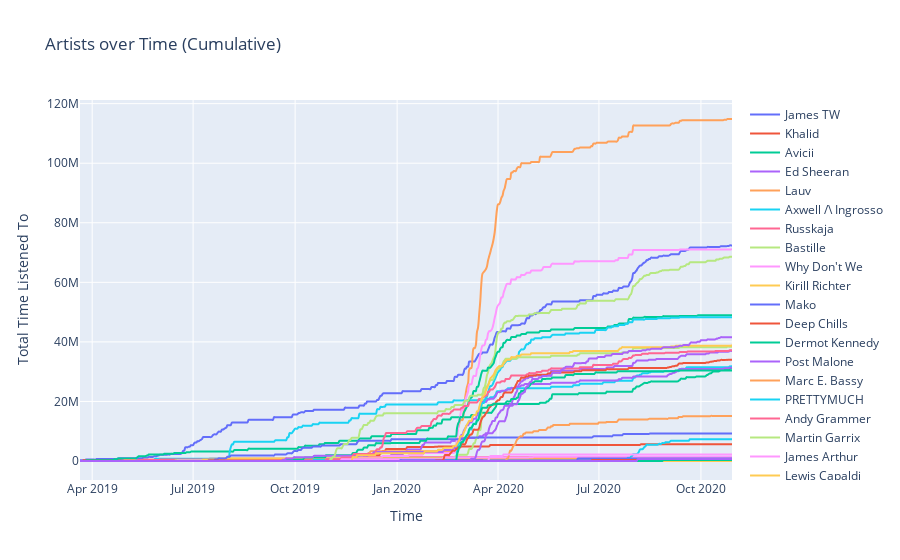
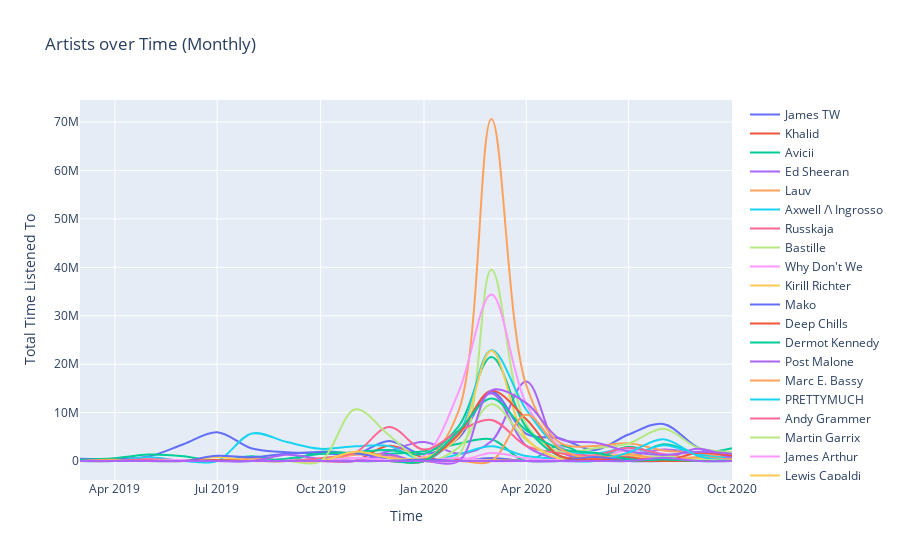
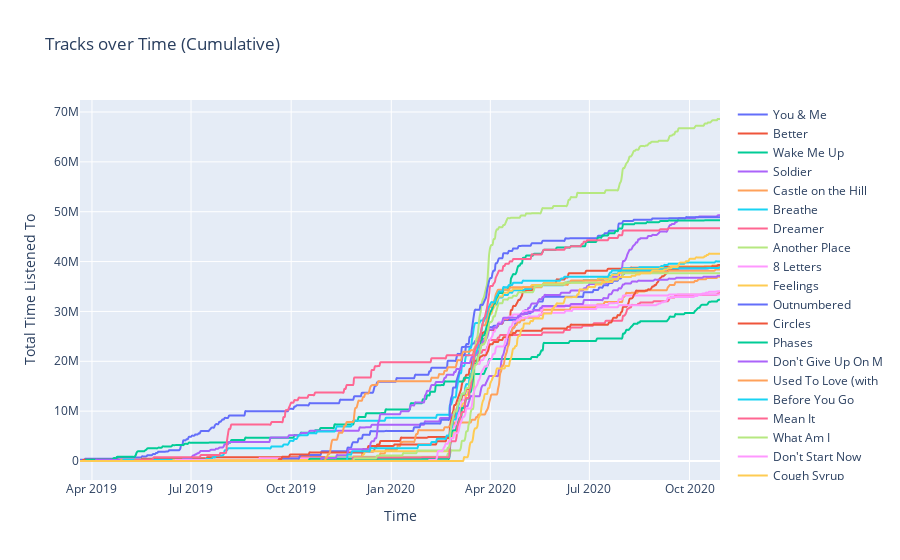
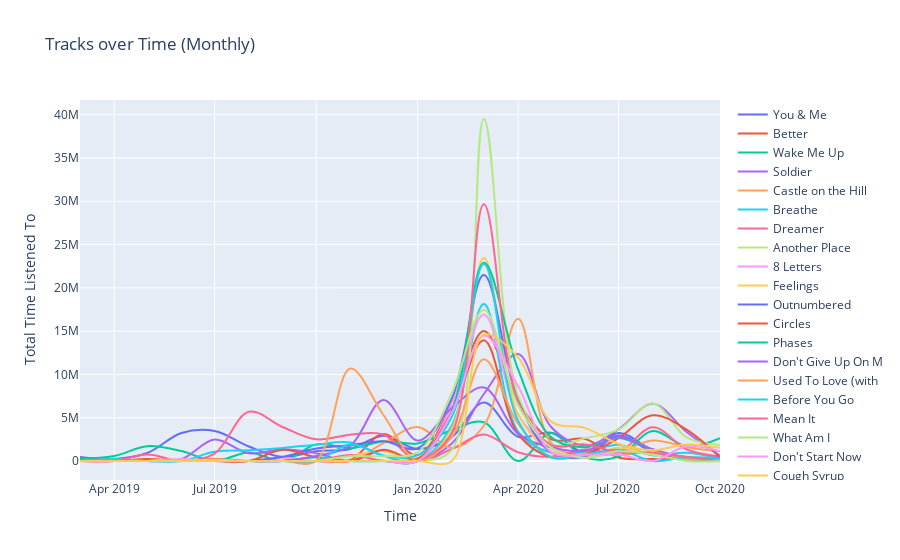

Notebook code cell kept with these figures, in order:
### Code cell
artists_cum, artists_mon = get_data(artist_tracker)
tracks_cum, tracks_mon = get_data(track_tracker)

plot_tracker(artists_cum, 'Artists over Time (Cumulative)')
plot_tracker(artists_mon, 'Artists over Time (Monthly)')
plot_tracker(tracks_cum, 'Tracks over Time (Cumulative)')
plot_tracker(tracks_mon, 'Tracks over Time (Monthly)')

### Figure 1 — Plotly figure (JSON) as saved in the notebook; plotly's stock layout.template omitted (floating-point values rounded to 4 significant figures; data arrays with more than 128 entries replaced by an {"elided": "..."} marker saying what was removed)
{"data": [{"line": {"shape": "spline"}, "name": "James TW", "type": "scatter", "x": {"elided": "589 str values"}, "y": {"elided": "589 int values"}}, {"line": {"shape": "spline"}, "name": "Khalid", "type": "scatter", "x": {"elided": "589 str values"}, "y": {"elided": "589 int values"}}, {"line": {"shape": "spline"}, "name": "Avicii", "type": "scatter", "x": {"elided": "589 str values"}, "y": {"elided": "589 int values"}}, {"line": {"shape": "spline"}, "name": "Ed Sheeran", "type": "scatter", "x": {"elided": "589 str values"}, "y": {"elided": "589 int values"}}, {"line": {"shape": "spline"}, "name": "Lauv", "type": "scatter", "x": {"elided": "589 str values"}, "y": {"elided": "589 int values"}}, {"line": {"shape": "spline"}, "name": "Axwell /\\ Ingrosso", "type": "scatter", "x": {"elided": "589 str values"}, "y": {"elided": "589 int values"}}, {"line": {"shape": "spline"}, "name": "Russkaja", "type": "scatter", "x": {"elided": "589 str values"}, "y": {"elided": "589 int values"}}, {"line": {"shape": "spline"}, "name": "Bastille", "type": "scatter", "x": {"elided": "589 str values"}, "y": {"elided": "589 int values"}}, {"line": {"shape": "spline"}, "name": "Why Don't We", "type": "scatter", "x": {"elided": "589 str values"}, "y": {"elided": "589 int values"}}, {"line": {"shape": "spline"}, "name": "Kirill Richter", "type": "scatter", "x": {"elided": "589 str values"}, "y": {"elided": "589 int values"}}, {"line": {"shape": "spline"}, "name": "Mako", "type": "scatter", "x": {"elided": "589 str values"}, "y": {"elided": "589 int values"}}, {"line": {"shape": "spline"}, "name": "Deep Chills", "type": "scatter", "x": {"elided": "589 str values"}, "y": {"elided": "589 int values"}}, {"line": {"shape": "spline"}, "name": "Dermot Kennedy", "type": "scatter", "x": {"elided": "589 str values"}, "y": {"elided": "589 int values"}}, {"line": {"shape": "spline"}, "name": "Post Malone", "type": "scatter", "x": {"elided": "589 str values"}, "y": {"elided": "589 int values"}}, {"line": {"shape": "spline"}, "name": "Marc E. Bassy", "type": "scatter", "x": {"elided": "589 str values"}, "y": {"elided": "589 int values"}}, {"line": {"shape": "spline"}, "name": "PRETTYMUCH", "type": "scatter", "x": {"elided": "589 str values"}, "y": {"elided": "589 int values"}}, {"line": {"shape": "spline"}, "name": "Andy Grammer", "type": "scatter", "x": {"elided": "589 str values"}, "y": {"elided": "589 int values"}}, {"line": {"shape": "spline"}, "name": "Martin Garrix", "type": "scatter", "x": {"elided": "589 str values"}, "y": {"elided": "589 int values"}}, {"line": {"shape": "spline"}, "name": "James Arthur", "type": "scatter", "x": {"elided": "589 str values"}, "y": {"elided": "589 int values"}}, {"line": {"shape": "spline"}, "name": "Lewis Capaldi", "type": "scatter", "x": {"elided": "589 str values"}, "y": {"elided": "589 int values"}}, {"line": {"shape": "spline"}, "name": "Snaer.", "type": "scatter", "x": {"elided": "589 str values"}, "y": {"elided": "589 int values"}}, {"line": {"shape": "spline"}, "name": "Dua Lipa", "type": "scatter", "x": {"elided": "589 str values"}, "y": {"elided": "589 int values"}}, {"line": {"shape": "spline"}, "name": "Declan J Donovan", "type": "scatter", "x": {"elided": "589 str values"}, "y": {"elided": "589 int values"}}, {"line": {"shape": "spline"}, "name": "Young the Giant", "type": "scatter", "x": {"elided": "589 str values"}, "y": {"elided": "589 int values"}}, {"line": {"shape": "spline"}, "name": "Gavin DeGraw", "type": "scatter", "x": {"elided": "589 str values"}, "y": {"elided": "589 int values"}}, {"line": {"shape": "spline"}, "name": "WILDES", "type": "scatter", "x": {"elided": "589 str values"}, "y": {"elided": "589 int values"}}, {"line": {"shape": "spline"}, "name": "EDEN", "type": "scatter", "x": {"elided": "589 str values"}, "y": {"elided": "589 int values"}}, {"line": {"shape": "spline"}, "name": "Years & Years", "type": "scatter", "x": {"elided": "589 str values"}, "y": {"elided": "589 int values"}}, {"line": {"shape": "spline"}, "name": "Parachute", "type": "scatter", "x": {"elided": "589 str values"}, "y": {"elided": "589 int values"}}, {"line": {"shape": "spline"}, "name": "Mac Miller", "type": "scatter", "x": {"elided": "589 str values"}, "y": {"elided": "589 int values"}}, {"line": {"shape": "spline"}, "name": "OneRepublic", "type": "scatter", "x": {"elided": "589 str values"}, "y": {"elided": "589 int values"}}, {"line": {"shape": "spline"}, "name": "Trippie Redd", "type": "scatter", "x": {"elided": "589 str values"}, "y": {"elided": "589 int values"}}, {"line": {"shape": "spline"}, "name": "Wyn Starks", "type": "scatter", "x": {"elided": "589 str values"}, "y": {"elided": "589 int values"}}, {"line": {"shape": "spline"}, "name": "Lakelands", "type": "scatter", "x": {"elided": "589 str values"}, "y": {"elided": "589 int values"}}], "layout": {"font": {"size": 12}, "title": {"text": "Artists over Time (Cumulative)"}, "xaxis": {"title": {"text": "Time"}}, "yaxis": {"title": {"text": "Total Time Listened To"}}}}

### Figure 2 — Plotly figure (JSON) as saved in the notebook; plotly's stock layout.template omitted (floating-point values rounded to 4 significant figures)
{"data": [{"line": {"shape": "spline"}, "name": "James TW", "type": "scatter", "x": ["2019-03", "2019-04", "2019-05", "2019-06", "2019-07", "2019-08", "2019-09", "2019-10", "2019-11", "2019-12", "2020-01", "2020-02", "2020-03", "2020-04", "2020-05", "2020-06", "2020-07", "2020-08", "2020-09", "2020-10"], "y": [463306, 456373, 925047, 3457938, 5937692, 2574800, 1811626, 1601606, 1389918, 4130046, 1389918, 4803660, 14329261, 5612090, 4655698, 2283240, 5476300, 7665935, 2710272, 732814]}, {"line": {"shape": "spline"}, "name": "Khalid", "type": "scatter", "x": ["2019-03", "2019-04", "2019-05", "2019-06", "2019-07", "2019-08", "2019-09", "2019-10", "2019-11", "2019-12", "2020-01", "2020-02", "2020-03", "2020-04", "2020-05", "2020-06", "2020-07", "2020-08", "2020-09", "2020-10"], "y": [229320, 0, 229320, 72551, 230578, 0, 0, 0, 108054, 3130200, 687960, 218487, 490643, 0, 0, 0, 0, 229320, 0, 0]}, {"line": {"shape": "spline"}, "name": "Avicii", "type": "scatter", "x": ["2019-03", "2019-04", "2019-05", "2019-06", "2019-07", "2019-08", "2019-09", "2019-10", "2019-11", "2019-12", "2020-01", "2020-02", "2020-03", "2020-04", "2020-05", "2020-06", "2020-07", "2020-08", "2020-09", "2020-10"], "y": [247426, 583982, 1337322, 989704, 0, 989704, 0, 1915524, 1493820, 1517091, 2034762, 3575301, 4477740, 4968, 3219374, 388456, 499386, 3453498, 1668549, 2638284]}, {"line": {"shape": "spline"}, "name": "Ed Sheeran", "type": "scatter", "x": ["2019-03", "2019-04", "2019-05", "2019-06", "2019-07", "2019-08", "2019-09", "2019-10", "2019-11", "2019-12", "2020-01", "2020-02", "2020-03", "2020-04", "2020-05", "2020-06", "2020-07", "2020-08", "2020-09", "2020-10"], "y": [0, 192332, 0, 0, 0, 0, 0, 0, 0, 2059812, 3938610, 1530519, 4072918, 16428574, 2098950, 534252, 1044612, 2368790, 1586582, 1121693]}, {"line": {"shape": "spline"}, "name": "Lauv", "type": "scatter", "x": ["2019-03", "2019-04", "2019-05", "2019-06", "2019-07", "2019-08", "2019-09", "2019-10", "2019-11", "2019-12", "2020-01", "2020-02", "2020-03", "2020-04", "2020-05", "2020-06", "2020-07", "2020-08", "2020-09", "2020-10"], "y": [0, 237810, 0, 0, 0, 475620, 61112, 0, 1267398, 1201458, 6963, 10479102, 70640387, 15644736, 3762706, 3097594, 3652186, 2176720, 1706035, 436327]}, {"line": {"shape": "spline"}, "name": "Axwell /\\ Ingrosso", "type": "scatter", "x": ["2019-03", "2019-04", "2019-05", "2019-06", "2019-07", "2019-08", "2019-09", "2019-10", "2019-11", "2019-12", "2020-01", "2020-02", "2020-03", "2020-04", "2020-05", "2020-06", "2020-07", "2020-08", "2020-09", "2020-10"], "y": [0, 0, 760310, 0, 0, 5690846, 3904788, 2511470, 3027201, 3069540, 11280, 1381191, 3061408, 1011320, 502294, 1004588, 1004590, 3246672, 1326430, 509843]}, {"line": {"shape": "spline"}, "name": "Russkaja", "type": "scatter", "x": ["2019-03", "2019-04", "2019-05", "2019-06", "2019-07", "2019-08", "2019-09", "2019-10", "2019-11", "2019-12", "2020-01", "2020-02", "2020-03", "2020-04", "2020-05", "2020-06", "2020-07", "2020-08", "2020-09", "2020-10"], "y": [0, 0, 370975, 155157, 5546, 3808, 0, 0, 0, 739959, 0, 9690, 0, 0, 3712, 0, 0, 11605, 0, 4929]}, {"line": {"shape": "spline"}, "name": "Bastille", "type": "scatter", "x": ["2019-03", "2019-04", "2019-05", "2019-06", "2019-07", "2019-08", "2019-09", "2019-10", "2019-11", "2019-12", "2020-01", "2020-02", "2020-03", "2020-04", "2020-05", "2020-06", "2020-07", "2020-08", "2020-09", "2020-10"], "y": [0, 0, 0, 212155, 0, 0, 0, 0, 640530, 0, 0, 1275603, 39505639, 7591102, 1907734, 2643016, 3613742, 6644478, 2706744, 1857655]}, {"line": {"shape": "spline"}, "name": "Why Don't We", "type": "scatter", "x": ["2019-03", "2019-04", "2019-05", "2019-06", "2019-07", "2019-08", "2019-09", "2019-10", "2019-11", "2019-12", "2020-01", "2020-02", "2020-03", "2020-04", "2020-05", "2020-06", "2020-07", "2020-08", "2020-09", "2020-10"], "y": [0, 0, 0, 190026, 0, 0, 380052, 0, 553995, 553995, 1009953, 14363913, 34387417, 11783826, 3055198, 761348, 2292604, 1498764, 192615, 191314]}, {"line": {"shape": "spline"}, "name": "Kirill Richter", "type": "scatter", "x": ["2019-03", "2019-04", "2019-05", "2019-06", "2019-07", "2019-08", "2019-09", "2019-10", "2019-11", "2019-12", "2020-01", "2020-02", "2020-03", "2020-04", "2020-05", "2020-06", "2020-07", "2020-08", "2020-09", "2020-10"], "y": [0, 0, 0, 0, 848895, 0, 0, 0, 0, 0, 0, 0, 0, 0, 0, 0, 0, 0, 0, 0]}, {"line": {"shape": "spline"}, "name": "Mako", "type": "scatter", "x": ["2019-03", "2019-04", "2019-05", "2019-06", "2019-07", "2019-08", "2019-09", "2019-10", "2019-11", "2019-12", "2020-01", "2020-02", "2020-03", "2020-04", "2020-05", "2020-06", "2020-07", "2020-08", "2020-09", "2020-10"], "y": [0, 0, 0, 0, 1067757, 753440, 1506882, 1883600, 1546950, 565080, 0, 0, 565080, 0, 15210, 381028, 772576, 188360, 0, 0]}, {"line": {"shape": "spline"}, "name": "Deep Chills", "type": "scatter", "x": ["2019-03", "2019-04", "2019-05", "2019-06", "2019-07", "2019-08", "2019-09", "2019-10", "2019-11", "2019-12", "2020-01", "2020-02", "2020-03", "2020-04", "2020-05", "2020-06", "2020-07", "2020-08", "2020-09", "2020-10"], "y": [0, 0, 0, 0, 163738, 0, 0, 0, 0, 0, 0, 0, 0, 0, 0, 0, 0, 0, 0, 0]}, {"line": {"shape": "spline"}, "name": "Dermot Kennedy", "type": "scatter", "x": ["2019-03", "2019-04", "2019-05", "2019-06", "2019-07", "2019-08", "2019-09", "2019-10", "2019-11", "2019-12", "2020-01", "2020-02", "2020-03", "2020-04", "2020-05", "2020-06", "2020-07", "2020-08", "2020-09", "2020-10"], "y": [0, 0, 0, 0, 0, 0, 491398, 1449291, 1830561, 2267652, 1474194, 7219410, 21488027, 6958296, 982796, 528244, 2953472, 998372, 270291, 0]}, {"line": {"shape": "spline"}, "name": "Post Malone", "type": "scatter", "x": ["2019-03", "2019-04", "2019-05", "2019-06", "2019-07", "2019-08", "2019-09", "2019-10", "2019-11", "2019-12", "2020-01", "2020-02", "2020-03", "2020-04", "2020-05", "2020-06", "2020-07", "2020-08", "2020-09", "2020-10"], "y": [0, 0, 0, 0, 0, 0, 1292980, 430560, 0, 1291680, 0, 5754102, 13935090, 3124930, 433484, 792664, 861120, 439058, 2554467, 432932]}, {"line": {"shape": "spline"}, "name": "Marc E. Bassy", "type": "scatter", "x": ["2019-03", "2019-04", "2019-05", "2019-06", "2019-07", "2019-08", "2019-09", "2019-10", "2019-11", "2019-12", "2020-01", "2020-02", "2020-03", "2020-04", "2020-05", "2020-06", "2020-07", "2020-08", "2020-09", "2020-10"], "y": [0, 0, 0, 0, 0, 0, 0, 436986, 0, 0, 0, 0, 169443, 0, 0, 0, 0, 0, 0, 0]}, {"line": {"shape": "spline"}, "name": "PRETTYMUCH", "type": "scatter", "x": ["2019-03", "2019-04", "2019-05", "2019-06", "2019-07", "2019-08", "2019-09", "2019-10", "2019-11", "2019-12", "2020-01", "2020-02", "2020-03", "2020-04", "2020-05", "2020-06", "2020-07", "2020-08", "2020-09", "2020-10"], "y": [0, 0, 0, 0, 0, 0, 0, 431518, 0, 0, 0, 5731725, 22895554, 10579204, 2736122, 1577538, 2664446, 1294554, 347653, 11996]}, {"line": {"shape": "spline"}, "name": "Andy Grammer", "type": "scatter", "x": ["2019-03", "2019-04", "2019-05", "2019-06", "2019-07", "2019-08", "2019-09", "2019-10", "2019-11", "2019-12", "2020-01", "2020-02", "2020-03", "2020-04", "2020-05", "2020-06", "2020-07", "2020-08", "2020-09", "2020-10"], "y": [0, 0, 0, 0, 0, 0, 0, 588561, 1765683, 7041132, 2354244, 6128361, 8490046, 3138994, 1590678, 1177122, 2746618, 1355408, 392374, 392794]}, {"line": {"shape": "spline"}, "name": "Martin Garrix", "type": "scatter", "x": ["2019-03", "2019-04", "2019-05", "2019-06", "2019-07", "2019-08", "2019-09", "2019-10", "2019-11", "2019-12", "2020-01", "2020-02", "2020-03", "2020-04", "2020-05", "2020-06", "2020-07", "2020-08", "2020-09", "2020-10"], "y": [0, 0, 0, 0, 0, 0, 0, 0, 10679592, 5317503, 0, 2812254, 11743968, 4302964, 483372, 863778, 686594, 1037739, 242306, 237222]}, {"line": {"shape": "spline"}, "name": "James Arthur", "type": "scatter", "x": ["2019-03", "2019-04", "2019-05", "2019-06", "2019-07", "2019-08", "2019-09", "2019-10", "2019-11", "2019-12", "2020-01", "2020-02", "2020-03", "2020-04", "2020-05", "2020-06", "2020-07", "2020-08", "2020-09", "2020-10"], "y": [0, 0, 0, 0, 0, 0, 0, 0, 597198, 0, 0, 597198, 0, 39676, 190726, 0, 0, 0, 0, 0]}, {"line": {"shape": "spline"}, "name": "Lewis Capaldi", "type": "scatter", "x": ["2019-03", "2019-04", "2019-05", "2019-06", "2019-07", "2019-08", "2019-09", "2019-10", "2019-11", "2019-12", "2020-01", "2020-02", "2020-03", "2020-04", "2020-05", "2020-06", "2020-07", "2020-08", "2020-09", "2020-10"], "y": [0, 0, 0, 0, 0, 0, 0, 0, 1935954, 645318, 645318, 5092932, 22759749, 4662840, 437014, 762114, 1293664, 0, 430212, 277521]}, {"line": {"shape": "spline"}, "name": "Snaer.", "type": "scatter", "x": ["2019-03", "2019-04", "2019-05", "2019-06", "2019-07", "2019-08", "2019-09", "2019-10", "2019-11", "2019-12", "2020-01", "2020-02", "2020-03", "2020-04", "2020-05", "2020-06", "2020-07", "2020-08", "2020-09", "2020-10"], "y": [0, 0, 0, 0, 0, 0, 0, 0, 0, 0, 291795, 0, 0, 0, 0, 0, 0, 0, 0, 0]}, {"line": {"shape": "spline"}, "name": "Dua Lipa", "type": "scatter", "x": ["2019-03", "2019-04", "2019-05", "2019-06", "2019-07", "2019-08", "2019-09", "2019-10", "2019-11", "2019-12", "2020-01", "2020-02", "2020-03", "2020-04", "2020-05", "2020-06", "2020-07", "2020-08", "2020-09", "2020-10"], "y": [0, 0, 0, 0, 0, 0, 0, 0, 0, 0, 0, 5584299, 14496072, 8640720, 1031404, 733160, 742200, 0, 1690779, 1109538]}, {"line": {"shape": "spline"}, "name": "Declan J Donovan", "type": "scatter", "x": ["2019-03", "2019-04", "2019-05", "2019-06", "2019-07", "2019-08", "2019-09", "2019-10", "2019-11", "2019-12", "2020-01", "2020-02", "2020-03", "2020-04", "2020-05", "2020-06", "2020-07", "2020-08", "2020-09", "2020-10"], "y": [0, 0, 0, 0, 0, 0, 0, 0, 0, 0, 0, 6319959, 12896280, 6317306, 2503138, 1716138, 404032, 0, 202273, 14457]}, {"line": {"shape": "spline"}, "name": "Young the Giant", "type": "scatter", "x": ["2019-03", "2019-04", "2019-05", "2019-06", "2019-07", "2019-08", "2019-09", "2019-10", "2019-11", "2019-12", "2020-01", "2020-02", "2020-03", "2020-04", "2020-05", "2020-06", "2020-07", "2020-08", "2020-09", "2020-10"], "y": [0, 0, 0, 0, 0, 0, 0, 0, 0, 0, 0, 0, 14595578, 11969662, 4548776, 3801950, 1996158, 1247600, 1908361, 1519049]}, {"line": {"shape": "spline"}, "name": "Gavin DeGraw", "type": "scatter", "x": ["2019-03", "2019-04", "2019-05", "2019-06", "2019-07", "2019-08", "2019-09", "2019-10", "2019-11", "2019-12", "2020-01", "2020-02", "2020-03", "2020-04", "2020-05", "2020-06", "2020-07", "2020-08", "2020-09", "2020-10"], "y": [0, 0, 0, 0, 0, 0, 0, 0, 0, 0, 0, 0, 0, 9550670, 2536632, 425232, 1422692, 214927, 846205, 155486]}, {"line": {"shape": "spline"}, "name": "WILDES", "type": "scatter", "x": ["2019-03", "2019-04", "2019-05", "2019-06", "2019-07", "2019-08", "2019-09", "2019-10", "2019-11", "2019-12", "2020-01", "2020-02", "2020-03", "2020-04", "2020-05", "2020-06", "2020-07", "2020-08", "2020-09", "2020-10"], "y": [0, 0, 0, 0, 0, 0, 0, 0, 0, 0, 0, 0, 0, 0, 0, 0, 1755330, 4514412, 1035792, 0]}, {"line": {"shape": "spline"}, "name": "EDEN", "type": "scatter", "x": ["2019-03", "2019-04", "2019-05", "2019-06", "2019-07", "2019-08", "2019-09", "2019-10", "2019-11", "2019-12", "2020-01", "2020-02", "2020-03", "2020-04", "2020-05", "2020-06", "2020-07", "2020-08", "2020-09", "2020-10"], "y": [0, 0, 0, 0, 0, 0, 0, 0, 0, 0, 0, 0, 0, 0, 0, 0, 19648, 0, 0, 0]}, {"line": {"shape": "spline"}, "name": "Years & Years", "type": "scatter", "x": ["2019-03", "2019-04", "2019-05", "2019-06", "2019-07", "2019-08", "2019-09", "2019-10", "2019-11", "2019-12", "2020-01", "2020-02", "2020-03", "2020-04", "2020-05", "2020-06", "2020-07", "2020-08", "2020-09", "2020-10"], "y": [0, 0, 0, 0, 0, 0, 0, 0, 0, 0, 0, 0, 48830, 0, 0, 0, 0, 0, 233228, 0]}, {"line": {"shape": "spline"}, "name": "Parachute", "type": "scatter", "x": ["2019-03", "2019-04", "2019-05", "2019-06", "2019-07", "2019-08", "2019-09", "2019-10", "2019-11", "2019-12", "2020-01", "2020-02", "2020-03", "2020-04", "2020-05", "2020-06", "2020-07", "2020-08", "2020-09", "2020-10"], "y": [0, 0, 0, 0, 0, 0, 0, 0, 0, 0, 0, 0, 1638156, 546052, 0, 0, 0, 0, 0, 0]}, {"line": {"shape": "spline"}, "name": "Mac Miller", "type": "scatter", "x": ["2019-03", "2019-04", "2019-05", "2019-06", "2019-07", "2019-08", "2019-09", "2019-10", "2019-11", "2019-12", "2020-01", "2020-02", "2020-03", "2020-04", "2020-05", "2020-06", "2020-07", "2020-08", "2020-09", "2020-10"], "y": [0, 0, 0, 0, 0, 0, 0, 0, 0, 0, 0, 0, 0, 1624, 0, 0, 0, 0, 0, 0]}, {"line": {"shape": "spline"}, "name": "OneRepublic", "type": "scatter", "x": ["2019-03", "2019-04", "2019-05", "2019-06", "2019-07", "2019-08", "2019-09", "2019-10", "2019-11", "2019-12", "2020-01", "2020-02", "2020-03", "2020-04", "2020-05", "2020-06", "2020-07", "2020-08", "2020-09", "2020-10"], "y": [0, 0, 0, 0, 0, 0, 0, 0, 0, 0, 0, 0, 0, 0, 0, 817544, 0, 0, 0, 0]}, {"line": {"shape": "spline"}, "name": "Trippie Redd", "type": "scatter", "x": ["2019-03", "2019-04", "2019-05", "2019-06", "2019-07", "2019-08", "2019-09", "2019-10", "2019-11", "2019-12", "2020-01", "2020-02", "2020-03", "2020-04", "2020-05", "2020-06", "2020-07", "2020-08", "2020-09", "2020-10"], "y": [0, 0, 0, 0, 0, 0, 0, 0, 0, 0, 0, 0, 0, 0, 0, 336000, 0, 0, 0, 0]}, {"line": {"shape": "spline"}, "name": "Wyn Starks", "type": "scatter", "x": ["2019-03", "2019-04", "2019-05", "2019-06", "2019-07", "2019-08", "2019-09", "2019-10", "2019-11", "2019-12", "2020-01", "2020-02", "2020-03", "2020-04", "2020-05", "2020-06", "2020-07", "2020-08", "2020-09", "2020-10"], "y": [0, 0, 0, 0, 0, 0, 0, 0, 0, 0, 0, 0, 0, 0, 0, 0, 0, 335524, 0, 0]}, {"line": {"shape": "spline"}, "name": "Lakelands", "type": "scatter", "x": ["2019-03", "2019-04", "2019-05", "2019-06", "2019-07", "2019-08", "2019-09", "2019-10", "2019-11", "2019-12", "2020-01", "2020-02", "2020-03", "2020-04", "2020-05", "2020-06", "2020-07", "2020-08", "2020-09", "2020-10"], "y": [0, 0, 0, 0, 0, 0, 0, 0, 0, 0, 0, 0, 0, 0, 0, 0, 0, 661800, 0, 0]}], "layout": {"font": {"size": 12}, "title": {"text": "Artists over Time (Monthly)"}, "xaxis": {"title": {"text": "Time"}}, "yaxis": {"title": {"text": "Total Time Listened To"}}}}

### Figure 3 — Plotly figure (JSON) as saved in the notebook; plotly's stock layout.template omitted (floating-point values rounded to 4 significant figures; data arrays with more than 128 entries replaced by an {"elided": "..."} marker saying what was removed)
{"data": [{"line": {"shape": "spline"}, "name": "You & Me", "type": "scatter", "x": {"elided": "589 str values"}, "y": {"elided": "589 int values"}}, {"line": {"shape": "spline"}, "name": "Better", "type": "scatter", "x": {"elided": "589 str values"}, "y": {"elided": "589 int values"}}, {"line": {"shape": "spline"}, "name": "Wake Me Up", "type": "scatter", "x": {"elided": "589 str values"}, "y": {"elided": "589 int values"}}, {"line": {"shape": "spline"}, "name": "Soldier", "type": "scatter", "x": {"elided": "589 str values"}, "y": {"elided": "589 int values"}}, {"line": {"shape": "spline"}, "name": "Castle on the Hill", "type": "scatter", "x": {"elided": "589 str values"}, "y": {"elided": "589 int values"}}, {"line": {"shape": "spline"}, "name": "Breathe", "type": "scatter", "x": {"elided": "589 str values"}, "y": {"elided": "589 int values"}}, {"line": {"shape": "spline"}, "name": "Dreamer", "type": "scatter", "x": {"elided": "589 str values"}, "y": {"elided": "589 int values"}}, {"line": {"shape": "spline"}, "name": "Another Place", "type": "scatter", "x": {"elided": "589 str values"}, "y": {"elided": "589 int values"}}, {"line": {"shape": "spline"}, "name": "8 Letters", "type": "scatter", "x": {"elided": "589 str values"}, "y": {"elided": "589 int values"}}, {"line": {"shape": "spline"}, "name": "Feelings", "type": "scatter", "x": {"elided": "589 str values"}, "y": {"elided": "589 int values"}}, {"line": {"shape": "spline"}, "name": "Outnumbered", "type": "scatter", "x": {"elided": "589 str values"}, "y": {"elided": "589 int values"}}, {"line": {"shape": "spline"}, "name": "Circles", "type": "scatter", "x": {"elided": "589 str values"}, "y": {"elided": "589 int values"}}, {"line": {"shape": "spline"}, "name": "Phases", "type": "scatter", "x": {"elided": "589 str values"}, "y": {"elided": "589 int values"}}, {"line": {"shape": "spline"}, "name": "Don't Give Up On M", "type": "scatter", "x": {"elided": "589 str values"}, "y": {"elided": "589 int values"}}, {"line": {"shape": "spline"}, "name": "Used To Love (with", "type": "scatter", "x": {"elided": "589 str values"}, "y": {"elided": "589 int values"}}, {"line": {"shape": "spline"}, "name": "Before You Go", "type": "scatter", "x": {"elided": "589 str values"}, "y": {"elided": "589 int values"}}, {"line": {"shape": "spline"}, "name": "Mean It", "type": "scatter", "x": {"elided": "589 str values"}, "y": {"elided": "589 int values"}}, {"line": {"shape": "spline"}, "name": "What Am I", "type": "scatter", "x": {"elided": "589 str values"}, "y": {"elided": "589 int values"}}, {"line": {"shape": "spline"}, "name": "Don't Start Now", "type": "scatter", "x": {"elided": "589 str values"}, "y": {"elided": "589 int values"}}, {"line": {"shape": "spline"}, "name": "Cough Syrup", "type": "scatter", "x": {"elided": "589 str values"}, "y": {"elided": "589 int values"}}], "layout": {"font": {"size": 12}, "title": {"text": "Tracks over Time (Cumulative)"}, "xaxis": {"title": {"text": "Time"}}, "yaxis": {"title": {"text": "Total Time Listened To"}}}}

### Figure 4 — Plotly figure (JSON) as saved in the notebook; plotly's stock layout.template omitted (floating-point values rounded to 4 significant figures)
{"data": [{"line": {"shape": "spline"}, "name": "You & Me", "type": "scatter", "x": ["2019-03", "2019-04", "2019-05", "2019-06", "2019-07", "2019-08", "2019-09", "2019-10", "2019-11", "2019-12", "2020-01", "2020-02", "2020-03", "2020-04", "2020-05", "2020-06", "2020-07", "2020-08", "2020-09", "2020-10"], "y": [463306, 231653, 925047, 3233218, 3467005, 1675880, 463306, 1139712, 1389918, 2930664, 1389918, 2779836, 6757649, 2809842, 3264030, 928840, 3242472, 1275116, 231653, 285362]}, {"line": {"shape": "spline"}, "name": "Better", "type": "scatter", "x": ["2019-03", "2019-04", "2019-05", "2019-06", "2019-07", "2019-08", "2019-09", "2019-10", "2019-11", "2019-12", "2020-01", "2020-02", "2020-03", "2020-04", "2020-05", "2020-06", "2020-07", "2020-08", "2020-09", "2020-10"], "y": [229320, 0, 229320, 72551, 230578, 0, 0, 0, 108054, 3130200, 687960, 6538446, 15025079, 6863358, 2503138, 2533682, 404032, 229320, 202273, 14457]}, {"line": {"shape": "spline"}, "name": "Wake Me Up", "type": "scatter", "x": ["2019-03", "2019-04", "2019-05", "2019-06", "2019-07", "2019-08", "2019-09", "2019-10", "2019-11", "2019-12", "2020-01", "2020-02", "2020-03", "2020-04", "2020-05", "2020-06", "2020-07", "2020-08", "2020-09", "2020-10"], "y": [247426, 583982, 1708297, 1144861, 5546, 993512, 0, 1915524, 1493820, 2257050, 2034762, 3584991, 4477740, 4968, 3223086, 388456, 499386, 3465103, 1668549, 2643213]}, {"line": {"shape": "spline"}, "name": "Soldier", "type": "scatter", "x": ["2019-03", "2019-04", "2019-05", "2019-06", "2019-07", "2019-08", "2019-09", "2019-10", "2019-11", "2019-12", "2020-01", "2020-02", "2020-03", "2020-04", "2020-05", "2020-06", "2020-07", "2020-08", "2020-09", "2020-10"], "y": [0, 224720, 0, 224720, 2470687, 898920, 1348320, 898880, 0, 1199382, 0, 2023824, 7741055, 12352918, 3928300, 1779632, 3656520, 6605746, 3324824, 602938]}, {"line": {"shape": "spline"}, "name": "Castle on the Hill", "type": "scatter", "x": ["2019-03", "2019-04", "2019-05", "2019-06", "2019-07", "2019-08", "2019-09", "2019-10", "2019-11", "2019-12", "2020-01", "2020-02", "2020-03", "2020-04", "2020-05", "2020-06", "2020-07", "2020-08", "2020-09", "2020-10"], "y": [0, 192332, 0, 0, 0, 0, 0, 0, 0, 2059812, 3938610, 1530519, 4072918, 16428574, 2098950, 534252, 1044612, 2368790, 1586582, 1121693]}, {"line": {"shape": "spline"}, "name": "Breathe", "type": "scatter", "x": ["2019-03", "2019-04", "2019-05", "2019-06", "2019-07", "2019-08", "2019-09", "2019-10", "2019-11", "2019-12", "2020-01", "2020-02", "2020-03", "2020-04", "2020-05", "2020-06", "2020-07", "2020-08", "2020-09", "2020-10"], "y": [0, 237810, 0, 0, 1067757, 1229060, 1506882, 1883600, 2144148, 594462, 0, 4105158, 18140091, 3392284, 966382, 1043626, 1876510, 663980, 948879, 240073]}, {"line": {"shape": "spline"}, "name": "Dreamer", "type": "scatter", "x": ["2019-03", "2019-04", "2019-05", "2019-06", "2019-07", "2019-08", "2019-09", "2019-10", "2019-11", "2019-12", "2020-01", "2020-02", "2020-03", "2020-04", "2020-05", "2020-06", "2020-07", "2020-08", "2020-09", "2020-10"], "y": [0, 0, 760310, 0, 848895, 5690846, 3904788, 2511470, 3027201, 3069540, 11280, 1381191, 3061408, 1011320, 502294, 1340588, 1004590, 3908472, 1326430, 509843]}, {"line": {"shape": "spline"}, "name": "Another Place", "type": "scatter", "x": ["2019-03", "2019-04", "2019-05", "2019-06", "2019-07", "2019-08", "2019-09", "2019-10", "2019-11", "2019-12", "2020-01", "2020-02", "2020-03", "2020-04", "2020-05", "2020-06", "2020-07", "2020-08", "2020-09", "2020-10"], "y": [0, 0, 0, 212155, 0, 0, 0, 0, 640530, 0, 0, 1275603, 39505639, 7591102, 1907734, 2643016, 3613742, 6644478, 2706744, 1857655]}, {"line": {"shape": "spline"}, "name": "8 Letters", "type": "scatter", "x": ["2019-03", "2019-04", "2019-05", "2019-06", "2019-07", "2019-08", "2019-09", "2019-10", "2019-11", "2019-12", "2020-01", "2020-02", "2020-03", "2020-04", "2020-05", "2020-06", "2020-07", "2020-08", "2020-09", "2020-10"], "y": [0, 0, 0, 190026, 0, 0, 380052, 0, 0, 0, 0, 6527706, 16919367, 5346226, 1508452, 389464, 1173308, 760104, 190026, 190026]}, {"line": {"shape": "spline"}, "name": "Feelings", "type": "scatter", "x": ["2019-03", "2019-04", "2019-05", "2019-06", "2019-07", "2019-08", "2019-09", "2019-10", "2019-11", "2019-12", "2020-01", "2020-02", "2020-03", "2020-04", "2020-05", "2020-06", "2020-07", "2020-08", "2020-09", "2020-10"], "y": [0, 0, 0, 0, 163738, 0, 61112, 0, 568839, 1150350, 0, 3724416, 23443126, 5426880, 1139436, 526886, 1525922, 767076, 523819, 196254]}, {"line": {"shape": "spline"}, "name": "Outnumbered", "type": "scatter", "x": ["2019-03", "2019-04", "2019-05", "2019-06", "2019-07", "2019-08", "2019-09", "2019-10", "2019-11", "2019-12", "2020-01", "2020-02", "2020-03", "2020-04", "2020-05", "2020-06", "2020-07", "2020-08", "2020-09", "2020-10"], "y": [0, 0, 0, 0, 0, 0, 491398, 1449291, 1830561, 2267652, 1474194, 7219410, 21488027, 6958296, 982796, 528244, 2953472, 998372, 270291, 0]}, {"line": {"shape": "spline"}, "name": "Circles", "type": "scatter", "x": ["2019-03", "2019-04", "2019-05", "2019-06", "2019-07", "2019-08", "2019-09", "2019-10", "2019-11", "2019-12", "2020-01", "2020-02", "2020-03", "2020-04", "2020-05", "2020-06", "2020-07", "2020-08", "2020-09", "2020-10"], "y": [0, 0, 0, 0, 0, 0, 1292980, 430560, 0, 1291680, 291795, 5754102, 13935090, 3126554, 433484, 792664, 2636098, 5288994, 3590259, 432932]}, {"line": {"shape": "spline"}, "name": "Phases", "type": "scatter", "x": ["2019-03", "2019-04", "2019-05", "2019-06", "2019-07", "2019-08", "2019-09", "2019-10", "2019-11", "2019-12", "2020-01", "2020-02", "2020-03", "2020-04", "2020-05", "2020-06", "2020-07", "2020-08", "2020-09", "2020-10"], "y": [0, 0, 0, 0, 0, 0, 0, 431518, 0, 0, 0, 5731725, 22895554, 10579204, 2736122, 1577538, 2664446, 1294554, 347653, 11996]}, {"line": {"shape": "spline"}, "name": "Don't Give Up On M", "type": "scatter", "x": ["2019-03", "2019-04", "2019-05", "2019-06", "2019-07", "2019-08", "2019-09", "2019-10", "2019-11", "2019-12", "2020-01", "2020-02", "2020-03", "2020-04", "2020-05", "2020-06", "2020-07", "2020-08", "2020-09", "2020-10"], "y": [0, 0, 0, 0, 0, 0, 0, 588561, 1765683, 7041132, 2354244, 6128361, 8490046, 3138994, 1590678, 1177122, 2746618, 1355408, 392374, 392794]}, {"line": {"shape": "spline"}, "name": "Used To Love (with", "type": "scatter", "x": ["2019-03", "2019-04", "2019-05", "2019-06", "2019-07", "2019-08", "2019-09", "2019-10", "2019-11", "2019-12", "2020-01", "2020-02", "2020-03", "2020-04", "2020-05", "2020-06", "2020-07", "2020-08", "2020-09", "2020-10"], "y": [0, 0, 0, 0, 0, 0, 0, 0, 10679592, 5317503, 0, 2812254, 11743968, 4302964, 483372, 863778, 686594, 1037739, 242306, 237222]}, {"line": {"shape": "spline"}, "name": "Before You Go", "type": "scatter", "x": ["2019-03", "2019-04", "2019-05", "2019-06", "2019-07", "2019-08", "2019-09", "2019-10", "2019-11", "2019-12", "2020-01", "2020-02", "2020-03", "2020-04", "2020-05", "2020-06", "2020-07", "2020-08", "2020-09", "2020-10"], "y": [0, 0, 0, 0, 0, 0, 0, 0, 1935954, 645318, 645318, 5092932, 22759749, 4662840, 437014, 762114, 1293664, 0, 430212, 277521]}, {"line": {"shape": "spline"}, "name": "Mean It", "type": "scatter", "x": ["2019-03", "2019-04", "2019-05", "2019-06", "2019-07", "2019-08", "2019-09", "2019-10", "2019-11", "2019-12", "2020-01", "2020-02", "2020-03", "2020-04", "2020-05", "2020-06", "2020-07", "2020-08", "2020-09", "2020-10"], "y": [0, 0, 0, 0, 0, 0, 0, 0, 698559, 21726, 6963, 3246726, 29671080, 6865248, 1862824, 1908110, 1022330, 934024, 466565, 0]}, {"line": {"shape": "spline"}, "name": "What Am I", "type": "scatter", "x": ["2019-03", "2019-04", "2019-05", "2019-06", "2019-07", "2019-08", "2019-09", "2019-10", "2019-11", "2019-12", "2020-01", "2020-02", "2020-03", "2020-04", "2020-05", "2020-06", "2020-07", "2020-08", "2020-09", "2020-10"], "y": [0, 0, 0, 0, 0, 0, 0, 0, 553995, 553995, 1009953, 7836207, 17468050, 6437600, 1546746, 371884, 1119296, 738660, 2589, 1288]}, {"line": {"shape": "spline"}, "name": "Don't Start Now", "type": "scatter", "x": ["2019-03", "2019-04", "2019-05", "2019-06", "2019-07", "2019-08", "2019-09", "2019-10", "2019-11", "2019-12", "2020-01", "2020-02", "2020-03", "2020-04", "2020-05", "2020-06", "2020-07", "2020-08", "2020-09", "2020-10"], "y": [0, 0, 0, 0, 0, 0, 0, 0, 0, 0, 0, 5584299, 14496072, 8640720, 1031404, 733160, 742200, 0, 1690779, 1109538]}, {"line": {"shape": "spline"}, "name": "Cough Syrup", "type": "scatter", "x": ["2019-03", "2019-04", "2019-05", "2019-06", "2019-07", "2019-08", "2019-09", "2019-10", "2019-11", "2019-12", "2020-01", "2020-02", "2020-03", "2020-04", "2020-05", "2020-06", "2020-07", "2020-08", "2020-09", "2020-10"], "y": [0, 0, 0, 0, 0, 0, 0, 0, 0, 0, 0, 0, 14595578, 11969662, 4548776, 3801950, 1996158, 1247600, 1908361, 1519049]}], "layout": {"font": {"size": 12}, "title": {"text": "Tracks over Time (Monthly)"}, "xaxis": {"title": {"text": "Time"}}, "yaxis": {"title": {"text": "Total Time Listened To"}}}}
